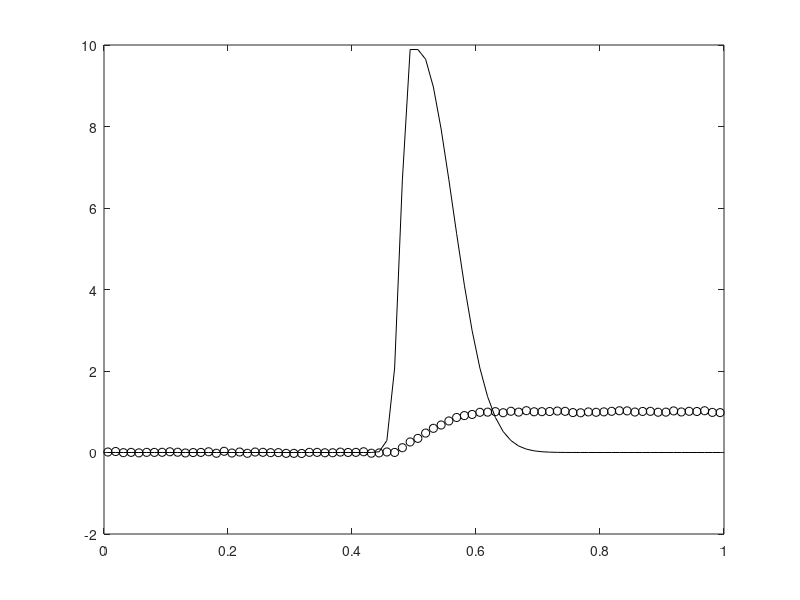

Source code (MATLAB): (Note: this script raises an error after producing the figure.)
%  
% PSF reconstruction problem.
%
clear all, close all
n       = 80; %%%input(' No. of grid points = ');
h       = 1/n;
t       = [h/2:h:1-h/2]';
% Create the left-half of the PSF
sig1    = .02; %%%input(' Kernel width sigma = ');
kernel1 = exp(-(t(1:40)-h/2).^2/sig1^2);
% Create the right-half of the PSF
sig2    = .08;
kernel2 = exp(-(t(1:40)-h/2).^2/sig2^2);
% Create the normalized PSF
PSF     = [flipud(kernel1);kernel2];
PSF     = PSF/sum(PSF)/h;
% Numerical discretization of intergral operator
A = tril(ones(n,n))*h;

% Set up true solution x_true and data b = A*x_true + error.
x_true = PSF;
Ax = A*x_true;
err_lev = 2; %%%input(' Percent error in data = ');
sigma = err_lev/100 * norm(Ax) / sqrt(n);
%randn('state',1)
eta =  sigma * randn(n,1);
b = Ax + eta;
figure(1), 
  plot(t,x_true,'k',t,b,'ko')
  %legend('true image','blurred, noisy data','Location','NorthWest')

% Compute Tikhonov solution
[U,S,V] = svd(A);
dS = diag(S); dS2 = dS.^2; 
Utb = U'*b;
param_choice = input(' Enter 0 to enter alpha, 1 for UPRE, 2 for GCV, 3 for DP, or 4 for L-curve. ');
if param_choice == 0
    alpha = input(' alpha = ');
elseif param_choice == 1
    RegParam_fn = @(a) sum((a^2*Utb.^2)./(dS2+a).^2)+2*sigma^2*sum(dS2./(dS2+a));
    alpha = fminbnd(RegParam_fn,0,1);
elseif param_choice == 2
    RegParam_fn = @(a) sum((a^2*Utb.^2)./(dS2+a).^2)/(n-sum(dS2./(dS2+a)))^2;
    alpha = fminbnd(RegParam_fn,0,1);
elseif param_choice == 3
    RegParam_fn = @(a) (sum((a^2*Utb.^2)./(dS2+a).^2)-n*sigma^2)^2;
    alpha = fminbnd(RegParam_fn,0,1);
elseif param_choice == 4
    RegParam_fn = @(alpha) - curvatureLcurve(alpha,A,U,S,V,b);
    alpha = fminbnd(RegParam_fn,0,1);
end

% Now compute the regularized solution for TSVD
dSfilt = dS./(dS.^2+alpha);
xfilt = V*(dSfilt.*(U'*b));
figure(2)
  plot(t,x_true,'b-',t,xfilt,'k-')